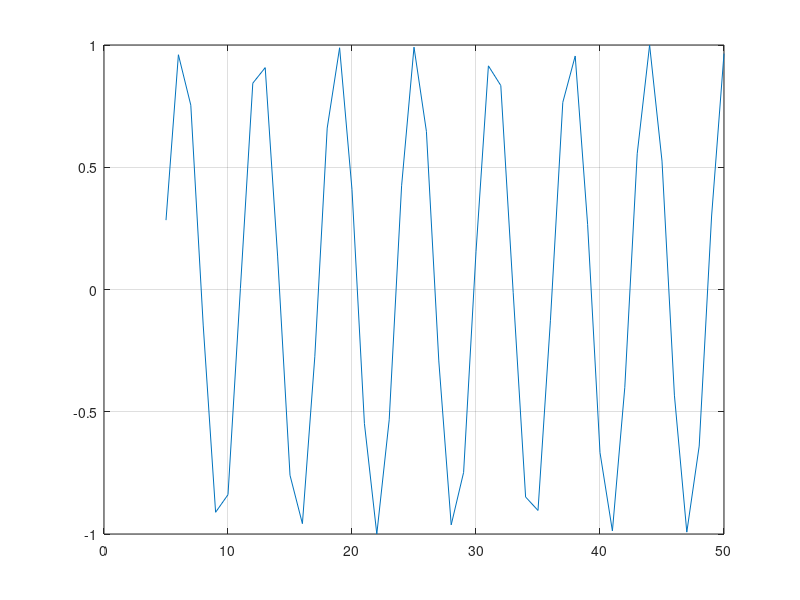

MATLAB code for this plot:
function  FigureAccsessTest( )
%FIGUREACCSESSTEST Summary of this function goes here
%   Detailed explanation goes here
close all; clear all; clc;
fig = figure(1);
ax = subplot(1,1, 1, 'Parent', fig);
p = plot(ax, [1:2]);
hold(ax, 'on'); 
set(ax, 'XGrid','on');set(ax, 'YGrid','on'); 
set(p, 'XData', 5:50, 'YData', cos(5:50));
get(p)
end

